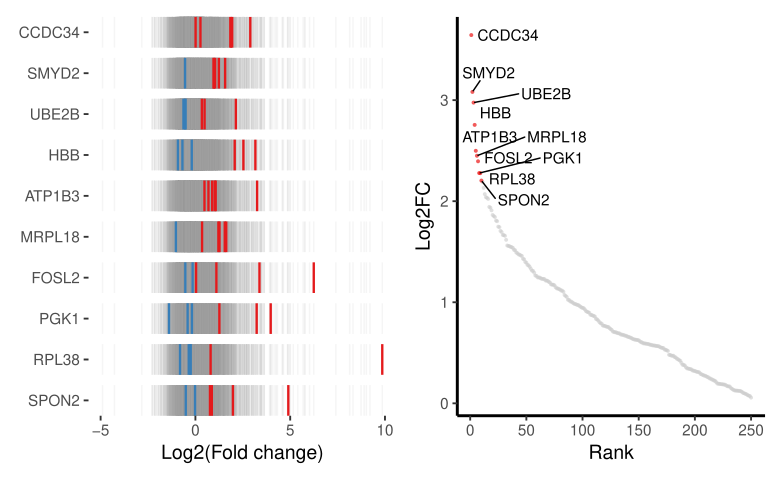

Generate this figure with R:
library(MAGeCKFlute)
library(ggplot2)
####################### plot the sgRNAs ##################
file2 = "test/day28samR4-vs-day0.sgrna_summary.txt"
sdata = ReadsgRRA(file2)
sdata

# remove "RPL35" and "DTWD1"
# sdata <- sdata[!sdata$Gene %in% c("RPL35","DTWD1"),]


# edit(sgRankView)

df = sdata
gene = NULL
top = 10
bottom = 0
neg_ctrl = NULL
binwidth = 0.3
interval = 0.1
bg.col = NA
filename = NULL 
width = 5
height = 3.5
neg_ctrl = unique(sdata$Gene)



if (!all(c("sgrna", "Gene", "LFC") %in% colnames(df))) 
  stop("Make sure your data contains columns of 'sgrna', 'Gene', and 'LFC' ...")
df = as.data.frame(df, stringsAsFactors = FALSE)
df = df[order(df$LFC), ]
df$Gene = as.character(df$Gene)
tmp = stats::aggregate(df$LFC, by = list(df$Gene), median)
colnames(tmp) = c("Gene", "mid")
tmp = tmp[order(tmp$mid), ]
if (top > 0) {
  idx = max((nrow(tmp) - top + 1), 1)
  gene = c(gene, tmp$Gene[idx:nrow(tmp)])
  
}
if (bottom > 0) {
  gene = c(gene, tmp$Gene[1:min(bottom, nrow(tmp))])
}
gene = unique(gene)

gene_df <- read.delim("./day28-vs-day0-rep1-RRA-WRX-Company.txt",stringsAsFactors = FALSE)
head(gene_df)
gene <- rev(gene_df$id[1:10])
# gene <- rev(c("SPDL1",          
#           "RPL38",
#           "CHEK1",
#           "SLFN5",
#           "HBB",
#           "FOSL2",
#           "CCDC34",
#           "ARMCX2",
#           "SPON2",
#           "AURKA"
# ))





subdf = df[df$Gene %in% gene, ]
if (nrow(subdf) < 2) 
  return(ggplot())
subdf$Gene = factor(subdf$Gene, levels = gene)
subdf = subdf[order(subdf$Gene), ]
subdf$index = rep(1:length(gene), as.numeric(table(subdf$Gene)[gene]))
subdf$yend <- (binwidth + interval) * subdf$index - interval
subdf$y <- (binwidth + interval) * (subdf$index - 1)
color <- c(rep("pos", dim(subdf)[1]))
color[which(subdf[, 3] < 0)] <- "neg"
subdf$color <- color
subdf = subdf[, c("sgrna", "Gene", "LFC", "y", "yend", "color", 
                  "index")]
a <- -Inf
b <- Inf
if (is.na(bg.col)) {
  bg.col <- "white"
}
bindex <- as.vector(sapply(seq(1, max(subdf$index), 1), 
                           function(x) {
                             rep(x, 4)
                           }))
bgcol <- data.frame(as.vector(bindex))
bgcol$color <- c(rep("bg", length(bindex)))
colnames(bgcol) <- c("id", "value")
bgcol$x <- rep(c(a, b, b, a), max(subdf$index))
bgcol$y <- as.vector(sapply(seq(1, max(subdf$index), 1), 
                            function(x) {
                              c((interval + binwidth) * (x - 1), (interval + binwidth) * 
                                  (x - 1), (interval + binwidth) * x - interval, 
                                (interval + binwidth) * x - interval)
                            }))
neg_ctrl <- unique(df$Gene)
if (!is.null(neg_ctrl)) {
  neggene = rep(df[df$Gene %in% neg_ctrl, "Gene"], max(subdf$index))
  negsgrna = rep(df[df$Gene %in% neg_ctrl, "sgrna"], max(subdf$index))
  background <- data.frame(sgrna = as.vector(negsgrna), 
                           Gene = as.vector(neggene))
  background$LFC <- rep(df[df$Gene %in% neg_ctrl, 3], 
                        max(subdf$index))
  seq <- as.vector(sapply(seq(1, max(subdf$index), 1), 
                          function(x) {
                            rep(x, length(df[df$Gene %in% neg_ctrl, 2]))
                          }))
  background$y <- (binwidth + interval) * (seq - 1)
  background$yend <- (binwidth + interval) * seq - interval
  background$color <- rep("tbg", length(neggene))
  background$index = 0
}
cols <- c(pos = "#e41a1c", neg = "#377eb8", tbg = 608, black = "black")
p = ggplot()
p = p + geom_polygon(aes_string("x", "y", fill = "value",group = "id"), color = "white", data = bgcol)
if (!is.null(neg_ctrl)) 
  p = p + geom_segment(aes_string("LFC", "y", xend = "LFC",yend = "yend", color = "color"),alpha = 0.1, data = background) # new added: alpha = 0.1
p = p + geom_segment(aes_string("LFC", "y", xend = "LFC", yend = "yend", color = "color"),size = 0.8, data = subdf)
p = p + scale_color_manual(values = cols)
p = p + scale_fill_manual(values = c(bg = bg.col))
p = p + scale_y_continuous(breaks = bgcol$y[seq(1, nrow(bgcol),4)] + binwidth/2, labels = gene, expand = c(0, 0))
p = p + labs(x = "Log2(Fold change)", y = NULL)
p = p + theme_bw(base_size = 14)
# p = p + geom_vline(xintercept = 0,color = "green",linetype = "dashed",size = 1) # new added
p = p + theme(plot.title = element_text(hjust = 0.5))
p = p + theme(legend.position = "none")
p = p + theme(panel.grid.major = element_blank(), panel.grid.minor = element_blank(), 
              panel.border = element_blank(), panel.background = element_blank())
p1 <- p

####################### plot the ranked genes ##########
file1 = "day28-vs-day0-rep1-RRA-WRX-Company.txt"
gdata = ReadRRA(file1, score = "rra")
head(gdata)
# gdata <- gdata[!gdata$id %in% c("RPL35","DTWD1"),]


gdata$Rank = rank(gdata$Score)
gdata <- gdata[gdata$Score > 0,]

data <- gdata
x = "Rank"
y = "Score"
label = "id"
top = 10
auto_cut_y = TRUE
ylab = "Log2FC"
groups = c("top", "bottom")
model = c("none","ninesquare", "volcano", "rank")[1]
x_cut = NULL
y_cut = NULL
slope = 1
intercept = NULL
auto_cut = FALSE
auto_cut_x = auto_cut
auto_cut_diag = auto_cut
group_col = NULL
groupnames = NULL
label.top = TRUE
toplabels = NULL
display_cut = FALSE
color = NULL
shape = 16
size = 1
alpha = 0.6
main = NULL
xlab = x
legend.position = "none"

requireNamespace("ggplot2", quietly = TRUE) || stop("need ggplot package")
requireNamespace("ggrepel", quietly = TRUE) || stop("need ggrepel package")
data = as.data.frame(data, stringsAsFactors = FALSE)
data = data[!(is.na(data[, x]) | is.na(data[, y])), ]
if (label == 0) {
  data$Label = rownames(data)
}else{ data$Label = as.character(data[, label]) }

model = tolower(model)
if (model == "ninesquare") {
  if (length(x_cut) == 0) 
    x_cut = c(-CutoffCalling(data[, x], 2), CutoffCalling(data[, 
                                                               x], 2))
  if (length(y_cut) == 0) 
    y_cut = c(-CutoffCalling(data[, y], 2), CutoffCalling(data[, 
                                                               y], 2))
  if (length(intercept) == 0) 
    intercept = c(-CutoffCalling(data[, y] - slope * 
                                   data[, x], 2), CutoffCalling(data[, y] - slope * 
                                                                  data[, x], 2))
}
if (model == "volcano") {
  if (length(x_cut) == 0) 
    x_cut = c(-CutoffCalling(data[, x], 2), CutoffCalling(data[, 
                                                               x], 2))
  if (length(y_cut) == 0) 
    y_cut = -log10(0.05)
}
if (model == "rank") {
  if (length(x_cut) == 0) 
    x_cut = c(-CutoffCalling(data[, x], 2), CutoffCalling(data[, 
                                                               x], 2))
}
if (auto_cut_x) 
  x_cut = c(-CutoffCalling(data[, x], auto_cut_x), CutoffCalling(data[, 
                                                                      x], auto_cut_x))
if (auto_cut_y) 
  y_cut = c(-CutoffCalling(data[, y], auto_cut_y), CutoffCalling(data[, 
                                                                      y], auto_cut_y))
if (auto_cut_diag) 
  intercept = c(-CutoffCalling(data[, y] - slope * data[, 
                                                        x], auto_cut_diag), CutoffCalling(data[, y] - slope * 
                                                                                            data[, x], auto_cut_diag))
avail_groups = c("topleft", "topright", "bottomleft", "bottomright", 
                 "midleft", "topcenter", "midright", "bottomcenter", 
                 "midcenter", "top", "mid", "bottom", "left", "center", 
                 "right", "none")
mycolour = c("#1f78b4", "#fb8072", "#33a02c", "#ff7f00", 
             "#bc80bd", "#66c2a5", "#6a3d9a", "#fdb462", "#ffed6f", 
             "#e78ac3", "#fdb462", "#8da0cb", "#66c2a5", "#fccde5", 
             "#fc8d62", "#d9d9d9")
names(mycolour) = avail_groups
if (model == "ninesquare") 
  groups = c("midleft", "topcenter", "midright", "bottomcenter")
if (model == "volcano") 
  groups = c("topleft", "topright")
if (model == "rank") 
  groups = c("left", "right")
groups = intersect(groups, avail_groups)
if (length(x_cut) > 0) {
  idx1 = data[, x] < min(x_cut)
  idx2 = data[, x] > max(x_cut)
}else {
  idx1 = NA
  idx2 = NA
}
if (length(y_cut) > 0) {
  idx3 = data[, y] < min(y_cut)
  idx4 = data[, y] > max(y_cut)
}else {
  idx3 = NA
  idx4 = NA
}
if (length(intercept) > 0) {
  idx5 = data[, y] < slope * data[, x] + min(intercept)
  idx6 = data[, y] > slope * data[, x] + max(intercept)
}else {
  idx5 = NA
  idx6 = NA
}
data$group = "none"
for (gr in groups) {
  if (gr == "topleft") 
    idx = cbind(idx1, idx4, idx6)
  if (gr == "topcenter") 
    idx = cbind(!idx1, !idx2, idx4, idx6)
  if (gr == "topright") 
    idx = cbind(idx2, idx4, idx6)
  if (gr == "midleft") 
    idx = cbind(idx1, idx6, !idx3, !idx4)
  if (gr == "midcenter") 
    idx = cbind(!idx1, !idx2, !idx3, !idx4, !idx5, !idx6)
  if (gr == "midright") 
    idx = cbind(idx2, !idx3, !idx4, idx5)
  if (gr == "bottomleft") 
    idx = cbind(idx1, idx3, idx5)
  if (gr == "bottomcenter") 
    idx = cbind(!idx1, !idx2, idx3, idx5)
  if (gr == "bottomright") 
    idx = cbind(idx2, idx3, idx5)
  if (gr == "top") {
    if (length(y_cut) > 0 & length(intercept) > 0) 
      idx = idx4 & idx6
    else if (length(y_cut) > 0) 
      idx = idx4
    else idx = idx6
  }
  if (gr == "mid") 
    idx = (!idx3) & (!idx4)
  if (gr == "bottom") {
    if (length(y_cut) > 0 & length(intercept) > 0) 
      idx = idx3 & idx5
    else if (length(y_cut) > 0) 
      idx = idx3
    else idx = idx5
  }
  if (gr == "left") {
    if (length(x_cut) > 0 & length(intercept) > 0) 
      if (slope > 0) 
        idx = idx1 & idx6
    else idx = idx1 & idx5
    else if (length(x_cut) > 0) 
      idx = idx1
    else if (slope > 0) 
      idx = idx6
    else idx = idx5
  }
  if (gr == "center") 
    idx = (!idx1) & (!idx2)
  if (gr == "right") {
    if (length(x_cut) > 0 & length(intercept) > 0) 
      if (slope > 0) 
        idx = idx2 & idx5
    else idx = idx2 & idx6
    else if (length(x_cut) > 0) 
      idx = idx2
    else if (slope > 0) 
      idx = idx5
    else idx = idx6
  }
  if (is.null(ncol(idx))) {
    if (sum(!is.na(idx)) > 0) 
      data$group[idx] = gr
    else warning("No cutpoint for group:", gr)
  }
  else {
    idx = idx[, !is.na(idx[1, ])]
    if (is.null(ncol(idx))) 
      warning("No cutpoint for group:", gr)
    else if (ncol(idx) < 4 & gr == "midcenter") 
      warning("No cutpoint for group:", gr)
    else data$group[rowSums(idx) == ncol(idx)] = gr
  }
}
data$group = factor(data$group, levels = unique(c(groups, 
                                                  "none")))
if (length(groupnames) != length(groups)) 
  groupnames = groups
if (length(groups) > 0) 
  names(groupnames) = groups
if (length(group_col) == length(groups)) 
  mycolour[groups] = group_col
if (length(groups) == 0) 
  mycolour["none"] = "#FF6F61"
data$rank = top + 1
for (g in groups) {
  idx1 = data$group == g
  x_symb = 0
  y_symb = 0
  if (g == "topleft") {
    x_symb = 1
    y_symb = -1
  }
  if (g == "topcenter") {
    x_symb = 0
    y_symb = -1
  }
  if (g == "topright") {
    x_symb = -1
    y_symb = -1
  }
  if (g == "midleft") {
    x_symb = 1
    y_symb = 0
  }
  if (g == "midright") {
    x_symb = -1
    y_symb = 0
  }
  if (g == "bottomleft") {
    x_symb = 1
    y_symb = 1
  }
  if (g == "bottomcenter") {
    x_symb = 0
    y_symb = 1
  }
  if (g == "bottomright") {
    x_symb = -1
    y_symb = 1
  }
  if (g == "top") {
    x_symb = 0
    y_symb = -1
  }
  if (g == "bottom") {
    x_symb = 0
    y_symb = 1
  }
  if (g == "left") {
    x_symb = 1
    y_symb = 0
  }
  if (g == "right") {
    x_symb = -1
    y_symb = 0
  }
  tmp = data[, c(x, y)]
  tmp[, x] = (tmp[, x] - min(tmp[, x]))/(max(tmp[, x]) - 
                                           min(tmp[, x]))
  tmp[, y] = (tmp[, y] - min(tmp[, y]))/(max(tmp[, y]) - 
                                           min(tmp[, y]))
  data$rank[idx1] = rank((x_symb * tmp[, x] + y_symb * 
                            tmp[, y])[idx1])
}
data$rank[data$rank == 0] = Inf
if (mode(toplabels) == "list") {
  data$Label[data$rank > top & !(data$Label %in% unlist(toplabels))] = ""
  data$group = data$Label
  if (length(toplabels) > 0) {
    tmp = stack(toplabels)
    tmp = tmp[!duplicated(tmp[, 1]), ]
    rownames(tmp) = tmp[, 1]
    data$group[data$group %in% tmp[, 1]] = as.character(tmp[data$group[data$group %in% 
                                                                         tmp[, 1]], 2])
    data$group[!(data$group %in% tmp[, 2]) & data$group != 
                 ""] = "Top hits"
  }
}else {
  data$Label[data$rank > top & !(data$Label %in% toplabels)] = ""
}
if (is.null(color)) {
  color = "group"
}else if (length(color) == 1) {
  if (!color %in% colnames(data)) {
    data$color = color
    color = "color"
  }
}else {
  data$color = color[1]
  color = "color"
  warning("Only the first color is took.")
}
gg = data
gg = gg[order(gg[, color]), ]
gg$Rank <- max(gg$Rank) - gg$Rank + 1 # reverse the point direction

p = ggplot(gg, aes_string(x, y, label = "Label"))
if (all(c(shape, size) %in% colnames(gg))) {
  p = p + geom_point(aes_string(shape = shape, size = size),alpha = alpha)
}else if (shape %in% colnames(gg)) {
  p = p + geom_point(aes_string(shape = shape), size = size, alpha = alpha)
}else if (size %in% colnames(gg)) {
  p = p + geom_point(aes_string(size = size), shape = shape,  alpha = alpha)
}else {
  p = p + geom_point(size = size, shape = shape, alpha = alpha,color = "gray80")
}
p = p + geom_point(data = gg[gg$id %in% gene,,],size = size, shape = shape, alpha = alpha,color = "red")
# if (color == "group") {
#   if (mode(toplabels) != "list") 
#     p = p + scale_color_manual(values = mycolour[names(groupnames)], labels = groupnames)
#   else p = p + scale_color_manual(values = c("#d9d9d9", "#fb8072", "#80b1d3", "#fdb462", "#bc80bd", "#b3de69", 
#                                              "#bebada", "#8dd3c7", "#ffffb3", "#fccde5", "#ccebc5", "#ffed6f"))
# }else {
#   if (mode(gg[, color]) == "numeric") 
#     p = p + scale_color_gradient2(low = "#377eb8", high = "#e41a1c", midpoint = 0)
#   else if (!"try-error" %in% class(try(col2rgb(gg[1, color]), silent = TRUE))) {
#     mycolour = unique(gg[, color])
#     names(mycolour) = mycolour
#     p = p + scale_color_manual(values = mycolour)
#   }
#   else {
#     p = p + scale_color_brewer(type = "div")
#   }
# }
if (label.top) 
  p = p + ggrepel::geom_text_repel(max.overlaps = 20)
if (display_cut) {
  if (length(x_cut) > 0) 
    p = p + geom_vline(xintercept = x_cut, linetype = "dotted")
  if (length(y_cut) > 0) 
    p = p + geom_hline(yintercept = y_cut, linetype = "dotted")
  if (length(intercept) > 0) 
    p = p + geom_abline(slope = slope, intercept = intercept, 
                        linetype = "dotted")
}
p = p + labs(x = xlab, y = ylab, title = main, color = NULL)
p = p + theme_bw(base_size = 14)
p = p + theme(plot.title = element_text(hjust = 0.5))
p = p + theme(legend.position = legend.position)
p +
  theme(panel.grid =element_blank()) +
  theme(panel.border = element_blank()) +   ## 删去外层边框
  theme(axis.line = element_line(size=1, colour = "black")) -> p2
p2
######## merge two plots ###############
library(patchwork)
wrap_plots(p1,p2)
